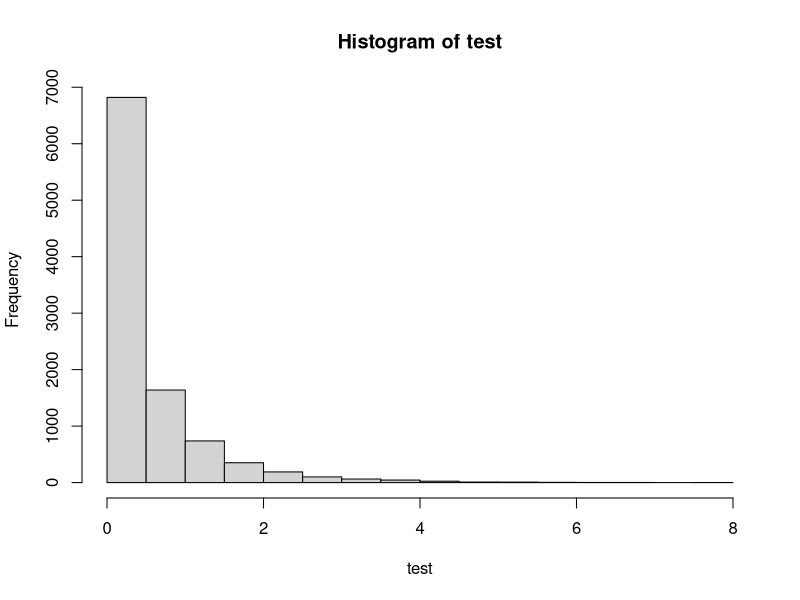
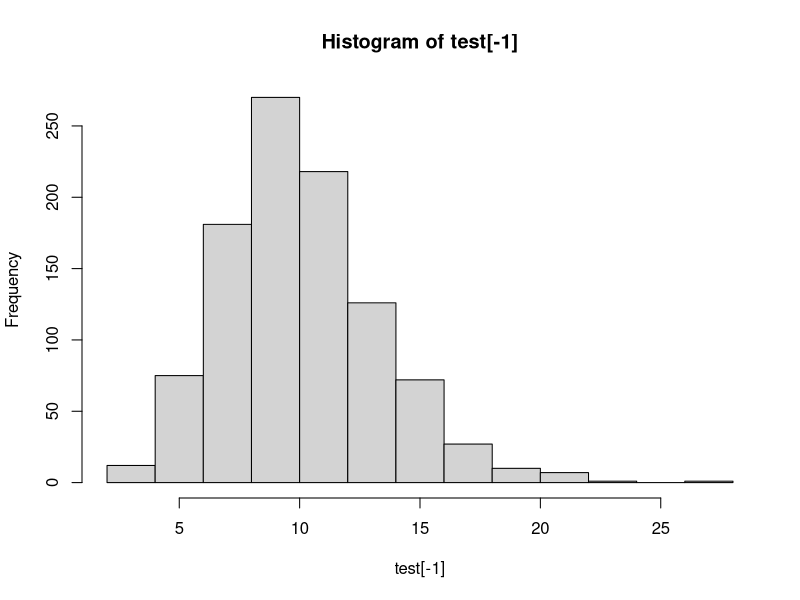
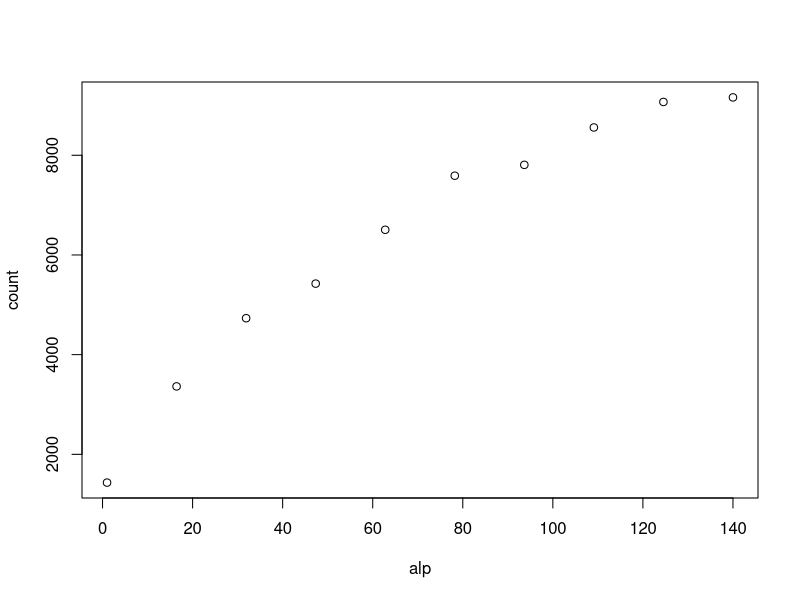
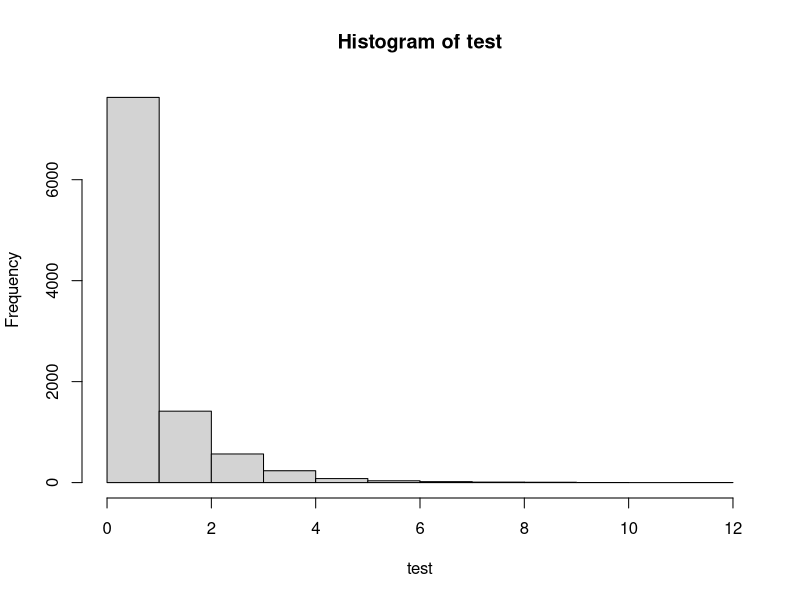
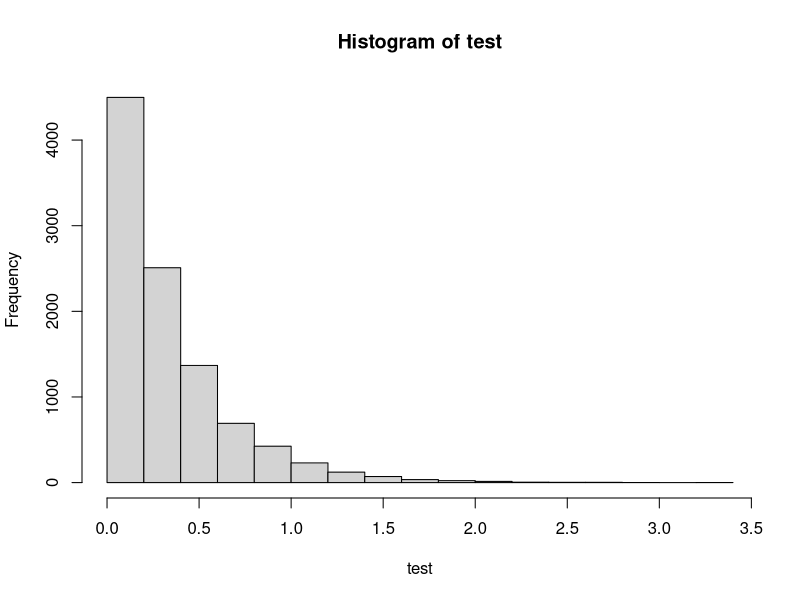
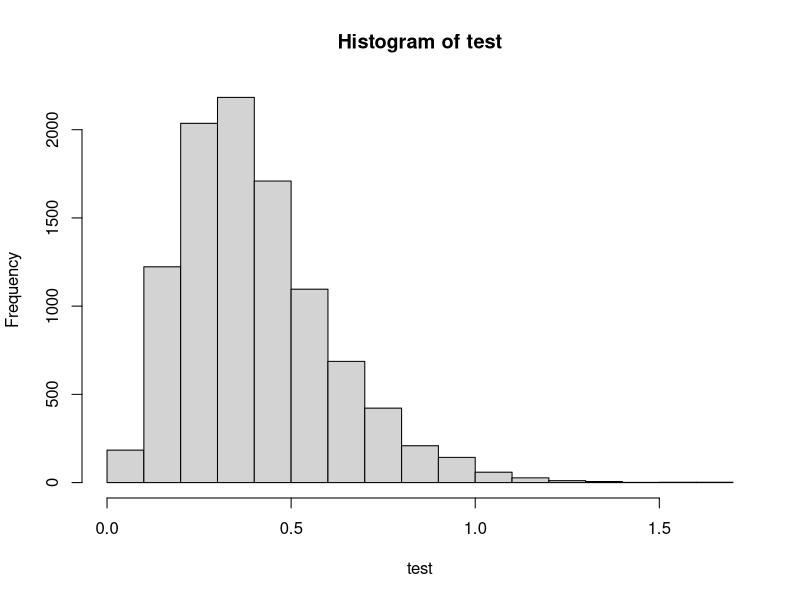

These figures' R source, in order:
## ---- chunk 1
knitr::opts_chunk$set(echo = TRUE)
## ---- chunk 2
#This function returns a vector of n independent samples from the exponential distribution with rate parameter lam, generated from the inverse cumulative distribution. 
random.exp <- function(n,lam){
  return(-1/lam * log(runif(n)))
}

#Testing function
lam <- 3
exp.sample <- random.exp(10000,lam)
#Empirical mean and variance
mean(exp.sample)
var(exp.sample)
#Analytical mean and variance
1/lam
1/lam^2
## ---- chunk 3
#This function returns a vector of n independent samples from the g distribution with parameter a, generated from the inverse cumulative distribution. 
random.g <- function(n,a){
  c <- a*exp(1)/(a+exp(1))
  u <- runif(n)
  x <- rep(0,n)
  for (i in 1:n){
    if (u[i]<c/a){
      x[i] <- (a*u[i]/c)^(1/a)
    }
    else{
      x[i] <- (-log(1/a + exp(-1) - u[i]/c))
    }
  }
  return(x)
}

#Testing funtion
a <- .6
g.sample <- random.g(10000, a)
#empirical mean and variance
g.sample.mean <- mean(g.sample)
g.sample.var <- var(g.sample)
#analytical mean and variance
c <- a*exp(1)/(a+exp(1))
c/(a+1)+2*c*exp(-1)
c*(1/(a+2)+ 5*exp(-1)) - g.sample.mean^2
## ---- chunk 4
#This function returns a vector of n independent samples from the standard normal distribution, generated from by the Box-Müller algorithm
random.norm <- function(n){
  x1 <- runif(n)*2*pi
  x2 <- random.exp(n,.5)
  return(sqrt(x2)*cos(x1))
}

#Testing function
normal.sample <- random.norm(10000)
mean(normal.sample)
var(normal.sample)
## ---- chunk 5
#This function returns a sample from the d-variate normal distribution with mean mu and covariance S, transformed from standard normal samples. 
random.multinorm <- function(d,mu,S){
  x <- random.norm(d)
  A <- t(chol(S)) #want lower triangular
  return(mu + A%*%x)
}

#Testing function
d = 2
N = 10000
sigma <- cbind(c(2,1), c(1,2))
mu <- c(2,1)
multinormal.sample <- matrix(NA,N,d)
for (i in 1:N){
  multinormal.sample[i,] <- random.multinorm(d, mu, sigma)
}
colMeans(multinormal.sample)
var(multinormal.sample)
## ---- chunk 6
k <- function(a){
  return (a*exp(1)/(a+exp(1)))
}

f <- function(x, a){ 
  return (1/gamma(a)*x^(a-1)*exp(-x))
}

#Acceptance probability
accept_prob <- function(x,a){ 
  if (x<1)
      return (exp(-x))
    else 
      return (x^(a-1))
}
## ---- chunk 7
#This function returns a vector of n independent samples from the gamma distribution, generated by the Rejection sampling
f1 <- function(n,a){ 
  x=rep(0,n)
  for (i in 1:n){
    finish = 0
    while(finish==0){  
      ## Sample from the proposal distribution, g(x) (x>=0)
      sample.x = random.g(1,a)
      ## Compute the acceptance probability alpha
      alpha=accept_prob(sample.x,a)
      ## Generate a helping variable U from a uniform(0,1)
      u = runif(1, 0, 1)
      ## Check if we accept it
      if(u <= alpha){
        x[i]=sample.x
        finish=1
      }
    }
  }
  return (x)
}

#Testing function
test=f1(10000,0.5)
var=var(test) #=alpha
mean=mean(test) #=alpha
hist(test)
mean
var

## ---- chunk 8
logf <- function(u,alpha){
  return (u*(alpha-1)-exp(u))
}

a <- function(alpha){
  return (sqrt((alpha-1)^(alpha-1)*exp(-alpha+1)))
}

b <- function(alpha){
  return (sqrt((alpha+1)^(alpha+1)*exp(-alpha-1)))
}

sample <- function(ab){
  u=runif(1,0,1)
  return (log(ab*u))
}

f2 <- function(n,alpha){
  count=0
  x=rep(0,n)
  a=sqrt((alpha-1)^(alpha-1)*exp(-alpha+1))
  b=sqrt((alpha+1)^(alpha+1)*exp(-alpha-1))
  for (i in 1:n){
    inside=FALSE
    while (inside==FALSE){
      y1=sample(a)
      y2=sample(b)
      y=y2-y1
      inside=0.5*logf(y,alpha)>=y1
      count=count+1
    }
    x[i] = y 
  }
  ret=c(count,exp(x))
  return (ret)
}

#Testing function 
n=1000
test=f2(n,10)
count=test[1]
var=var(test[-1]) #=alpha
mean=mean(test[-1]) #=alpha
hist(test[-1])
count
mean
var

plot.count <- function(nsample, n){
  count=rep(0,n)
  alp=seq(1,140,length.out=n)
  for (i in 1:n){
    alpha=alp[i]
    c=f2(nsample,alpha)[1]
    count[i]=c
  }
  plot(alp,count)
}
plot.count(1000,10)
## ---- chunk 9
gamma <- function(n, alpha, beta){
  if (alpha==1){
    x=random.exp(n,alpha)
  }
  else if (alpha>1){
    x=f2(n,alpha)[-1]
  }
  else {
    x=f1(n,alpha)
  }
  return (x/beta)
}

#Testing function 
test.gamma <- function(n,alpha, beta){
  test=gamma(n,alpha,beta)
  var=var(test)
  mean=mean(test)
  hist(test)
  print(mean)
  print(alpha/beta)
  print(var)
  print(alpha/beta^2)
}

test.gamma(10000,0.5,0.7)
test.gamma(10000,1,3)
test.gamma(10000,4,10)
## ---- chunk 10

#### FEIL GAMMAFUNKSJON
random.dirichlet <- function(alpha){
  K <- length(alpha)
  z <- rgamma(K,alpha,1) #n,shape,rate
  v <- sum(z)
  return (z/v)
}

N_dir <- 1000
alpha <- c(.1, .5, .1, .3, .8)
K <- length(alpha)
dirichlet.sample <- matrix(NA,N_dir,K)
for (i in 1:N_dir){
  dirichlet.sample[i,] <- random.dirichlet(alpha)
}
#Empirical mean and variance
colMeans(dirichlet.sample)
diag(var(dirichlet.sample))

alphasum <- sum(alpha)
#Analytical mean and variance
alpha1 <- alpha/alphasum
alpha1
alpha1*(1-alpha1)/(1+alphasum)
## ---- chunk 11
random.multinomial <- function(n){
  x <- runif()
  u <- runif()
  
}
